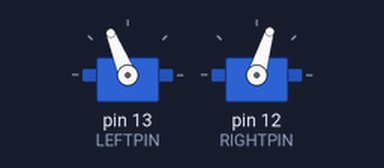
The sketch below on a simulated Arduino Uno, built with avr-gcc and run on an emulated ATmega328P. Shown: 2 × servo.

Above: at 0.55 s.
At 5.35 s:
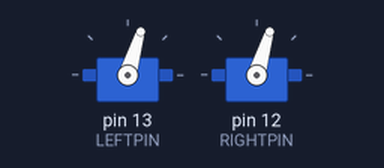
At 9.65 s:
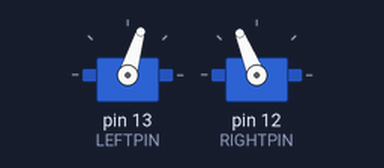
At 18.75 s:
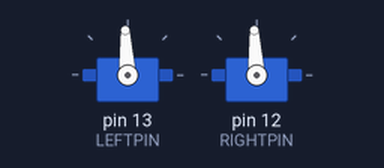
Timing chart, 0 to 24.3 s (numbered marks = the images above):
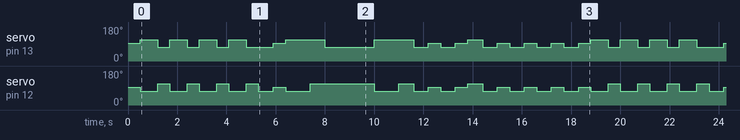

Measured:
- by itself, servo on pin 13 (LEFTPIN), servo on pin 12 (RIGHTPIN): moves between 73° and 112°, repeating every 18.3 s

The sketch:

robotDance.ino
```cpp
#include <Servo.h>

Servo servoRight;
Servo servoLeft;

int LEFTPIN = 13;
int RIGHTPIN = 12;
int STOP = 1500;
int CLOCKWISE = 1300;
int C_CLOCKWISE = 1700;

void stopServos() {
  servoLeft.writeMicroseconds(STOP);
  servoRight.writeMicroseconds(STOP);
  delay(500);
}

void forward(int time){
  servoLeft.writeMicroseconds(C_CLOCKWISE);
  servoRight.writeMicroseconds(CLOCKWISE);
  delay(time);
}

void backward(int time){
  servoLeft.writeMicroseconds(CLOCKWISE);
  servoRight.writeMicroseconds(C_CLOCKWISE);
  delay(time);
}

void left(){
  servoLeft.writeMicroseconds(CLOCKWISE);
  servoRight.writeMicroseconds(CLOCKWISE);
  delay(600);
  stopServos();
}

void right(){
  servoLeft.writeMicroseconds(C_CLOCKWISE);
  servoRight.writeMicroseconds(C_CLOCKWISE);
  delay(600);
}

void setup() {
  servoLeft.attach(LEFTPIN);
  servoRight.attach(RIGHTPIN);
  stopServos();
}

void loop() {
  for(int i = 0; i < 4; i++) {
    forward(500);
    delay(200);
    backward(500);
  }
  left();
  forward(1000);
  right();
  backward(2000);
  forward(1000);
  right();
  left();
  left();
  right();
  for(int i = 0; i < 4; i++)
  { left(); }


}
```
